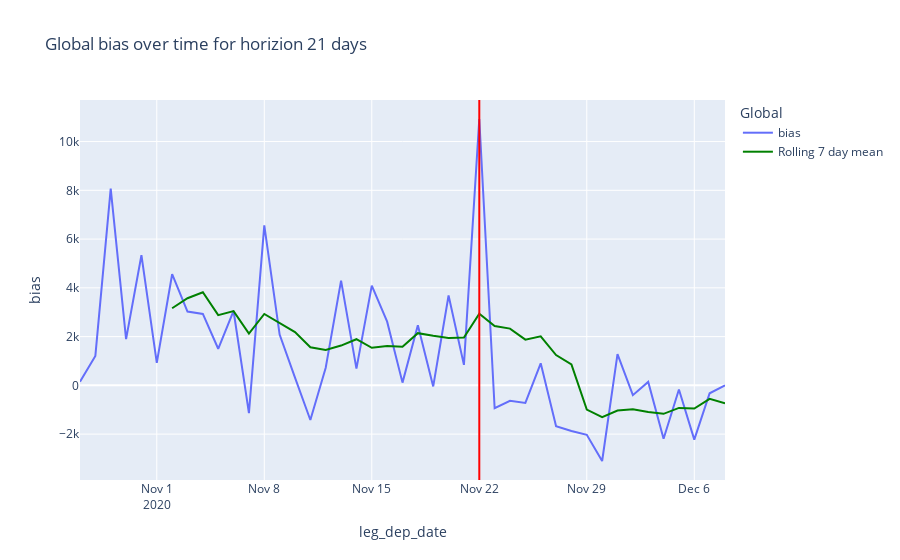

Notebook code cell kept with this figure:
### Markdown cell above
The bias of the horizon 21 days forcast looks very strange in the most recent few days.
Let us look at the pure bias instead of the percentage bias.

### Code cell
plot_bias_over_time_for_horizon(df, horizon=21, metric="bias")

### Figure 1 — Plotly figure (JSON) as saved in the notebook; plotly's stock layout.template omitted (floating-point values rounded to 4 significant figures)
{"data": [{"hovertemplate": "Global=0<br>leg_dep_date=%{x}<br>bias=%{y}<extra></extra>", "legendgroup": "0", "line": {"color": "#636efa", "dash": "solid"}, "mode": "lines", "name": "bias", "orientation": "v", "showlegend": true, "type": "scatter", "x": ["2020-10-27", "2020-10-28", "2020-10-29", "2020-10-30", "2020-10-31", "2020-11-01", "2020-11-02", "2020-11-03", "2020-11-04", "2020-11-05", "2020-11-06", "2020-11-07", "2020-11-08", "2020-11-09", "2020-11-10", "2020-11-11", "2020-11-12", "2020-11-13", "2020-11-14", "2020-11-15", "2020-11-16", "2020-11-17", "2020-11-18", "2020-11-19", "2020-11-20", "2020-11-21", "2020-11-22", "2020-11-23", "2020-11-24", "2020-11-25", "2020-11-26", "2020-11-27", "2020-11-28", "2020-11-29", "2020-11-30", "2020-12-01", "2020-12-02", "2020-12-03", "2020-12-04", "2020-12-05", "2020-12-06", "2020-12-07", "2020-12-08"], "xaxis": "x", "y": [145.3, 1207.0, 8071.0, 1894.0, 5339.0, 921.6, 4558.0, 3026.0, 2930.0, 1501.0, 3050.0, -1137.0, 6564.0, 2083.0, 316.6, -1421.0, 724.1, 4293.0, 688.5, 4089.0, 2612.0, 112.7, 2465.0, -43.17, 3685.0, 840.7, 10930.0, -935.9, -632.3, -719.6, 904.9, -1672.0, -1872.0, -2030.0, -3102.0, 1284.0, -402.4, 141.4, -2188.0, -171.3, -2226.0, -325.6, 0], "yaxis": "y"}, {"hovertemplate": "variable=0<br>leg_dep_date=%{x}<br>value=%{y}<extra></extra>", "legendgroup": "0", "line": {"color": "green", "dash": "solid"}, "mode": "lines", "name": "Rolling 7 day mean", "orientation": "v", "showlegend": true, "type": "scatter", "x": ["2020-10-27", "2020-10-28", "2020-10-29", "2020-10-30", "2020-10-31", "2020-11-01", "2020-11-02", "2020-11-03", "2020-11-04", "2020-11-05", "2020-11-06", "2020-11-07", "2020-11-08", "2020-11-09", "2020-11-10", "2020-11-11", "2020-11-12", "2020-11-13", "2020-11-14", "2020-11-15", "2020-11-16", "2020-11-17", "2020-11-18", "2020-11-19", "2020-11-20", "2020-11-21", "2020-11-22", "2020-11-23", "2020-11-24", "2020-11-25", "2020-11-26", "2020-11-27", "2020-11-28", "2020-11-29", "2020-11-30", "2020-12-01", "2020-12-02", "2020-12-03", "2020-12-04", "2020-12-05", "2020-12-06", "2020-12-07", "2020-12-08"], "xaxis": "x", "y": [null, null, null, null, null, null, 3162.0, 3574.0, 3820.0, 2881.0, 3047.0, 2121.0, 2927.0, 2574.0, 2187.0, 1565.0, 1454.0, 1632.0, 1893.0, 1539.0, 1615.0, 1585.0, 2141.0, 2031.0, 1944.0, 1966.0, 2942.0, 2436.0, 2329.0, 1874.0, 2010.0, 1245.0, 856.9, -993.8, -1303.0, -1030.0, -984.2, -1093.0, -1167.0, -924.1, -952.1, -555.4, -738.8], "yaxis": "y"}], "layout": {"legend": {"title": {"text": "Global"}, "tracegroupgap": 0}, "shapes": [{"line": {"color": "red"}, "type": "line", "x0": "2020-11-22T00:00:00", "x1": "2020-11-22T00:00:00", "xref": "x", "y0": 0, "y1": 1, "yref": "y domain"}], "title": {"text": "Global bias over time for horizion 21 days"}, "xaxis": {"anchor": "y", "domain": [0, 1], "title": {"text": "leg_dep_date"}}, "yaxis": {"anchor": "x", "domain": [0, 1], "title": {"text": "bias"}}}}
